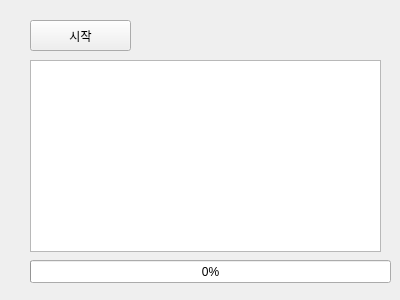
<?xml version="1.0" encoding="UTF-8"?>
<ui version="4.0">
 <class>Form</class>
 <widget class="QWidget" name="Form">
  <property name="geometry">
   <rect>
    <x>0</x>
    <y>0</y>
    <width>400</width>
    <height>300</height>
   </rect>
  </property>
  <property name="maximumSize">
   <size>
    <width>400</width>
    <height>300</height>
   </size>
  </property>
  <property name="windowTitle">
   <string>Form</string>
  </property>
  <widget class="QPushButton" name="btnStart">
   <property name="geometry">
    <rect>
     <x>30</x>
     <y>20</y>
     <width>101</width>
     <height>31</height>
    </rect>
   </property>
   <property name="text">
    <string>시작</string>
   </property>
  </widget>
  <widget class="QTextBrowser" name="txbLog">
   <property name="geometry">
    <rect>
     <x>30</x>
     <y>60</y>
     <width>351</width>
     <height>192</height>
    </rect>
   </property>
  </widget>
  <widget class="QProgressBar" name="pgbTask">
   <property name="geometry">
    <rect>
     <x>30</x>
     <y>260</y>
     <width>361</width>
     <height>23</height>
    </rect>
   </property>
   <property name="value">
    <number>0</number>
   </property>
  </widget>
 </widget>
 <resources/>
 <connections/>
</ui>
